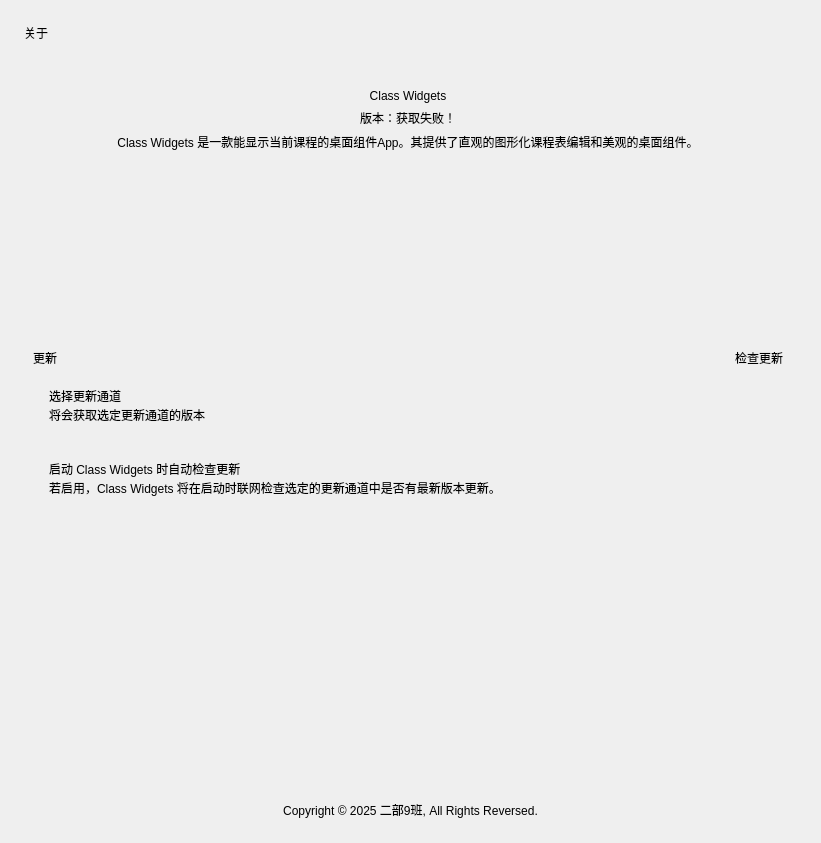
<?xml version="1.0" encoding="UTF-8"?>
<ui version="4.0">
 <class>Form</class>
 <widget class="QWidget" name="Form">
  <property name="geometry">
   <rect>
    <x>0</x>
    <y>0</y>
    <width>821</width>
    <height>843</height>
   </rect>
  </property>
  <property name="windowTitle">
   <string>Form</string>
  </property>
  <layout class="QVBoxLayout" name="verticalLayout_2">
   <property name="spacing">
    <number>18</number>
   </property>
   <property name="leftMargin">
    <number>24</number>
   </property>
   <property name="topMargin">
    <number>24</number>
   </property>
   <property name="rightMargin">
    <number>24</number>
   </property>
   <property name="bottomMargin">
    <number>24</number>
   </property>
   <item>
    <widget class="TitleLabel" name="TitleLabel">
     <property name="text">
      <string>关于</string>
     </property>
    </widget>
   </item>
   <item>
    <widget class="SmoothScrollArea" name="ab_scroll">
     <property name="styleSheet">
      <string notr="true">background: transparent; border: none</string>
     </property>
     <property name="widgetResizable">
      <bool>true</bool>
     </property>
     <widget class="QWidget" name="scrollAreaWidgetContents">
      <property name="geometry">
       <rect>
        <x>0</x>
        <y>0</y>
        <width>773</width>
        <height>735</height>
       </rect>
      </property>
      <layout class="QVBoxLayout" name="verticalLayout_3">
       <property name="rightMargin">
        <number>14</number>
       </property>
       <item>
        <layout class="QVBoxLayout" name="verticalLayout">
         <property name="leftMargin">
          <number>48</number>
         </property>
         <property name="topMargin">
          <number>0</number>
         </property>
         <property name="rightMargin">
          <number>48</number>
         </property>
         <property name="bottomMargin">
          <number>0</number>
         </property>
         <item>
          <layout class="QHBoxLayout" name="horizontalLayout">
           <item>
            <widget class="QLabel" name="label">
             <property name="enabled">
              <bool>true</bool>
             </property>
             <property name="sizePolicy">
              <sizepolicy hsizetype="Minimum" vsizetype="Minimum">
               <horstretch>0</horstretch>
               <verstretch>0</verstretch>
              </sizepolicy>
             </property>
             <property name="maximumSize">
              <size>
               <width>128</width>
               <height>128</height>
              </size>
             </property>
             <property name="styleSheet">
              <string notr="true"/>
             </property>
             <property name="text">
              <string/>
             </property>
             <property name="pixmap">
              <pixmap>../../img/Logo.png</pixmap>
             </property>
             <property name="scaledContents">
              <bool>true</bool>
             </property>
             <property name="alignment">
              <set>Qt::AlignmentFlag::AlignCenter</set>
             </property>
             <property name="wordWrap">
              <bool>true</bool>
             </property>
            </widget>
           </item>
          </layout>
         </item>
         <item>
          <widget class="SubtitleLabel" name="SubtitleLabel">
           <property name="text">
            <string>Class Widgets</string>
           </property>
           <property name="alignment">
            <set>Qt::AlignmentFlag::AlignCenter</set>
           </property>
          </widget>
         </item>
         <item>
          <widget class="BodyLabel" name="version">
           <property name="text">
            <string>版本：获取失败！</string>
           </property>
           <property name="alignment">
            <set>Qt::AlignmentFlag::AlignCenter</set>
           </property>
           <property name="wordWrap">
            <bool>true</bool>
           </property>
          </widget>
         </item>
         <item>
          <widget class="CaptionLabel" name="CaptionLabel_3">
           <property name="text">
            <string>Class Widgets 是一款能显示当前课程的桌面组件App。其提供了直观的图形化课程表编辑和美观的桌面组件。</string>
           </property>
           <property name="alignment">
            <set>Qt::AlignmentFlag::AlignCenter</set>
           </property>
           <property name="wordWrap">
            <bool>true</bool>
           </property>
          </widget>
         </item>
         <item>
          <spacer name="verticalSpacer_2">
           <property name="orientation">
            <enum>Qt::Orientation::Vertical</enum>
           </property>
           <property name="sizeHint" stdset="0">
            <size>
             <width>20</width>
             <height>40</height>
            </size>
           </property>
          </spacer>
         </item>
         <item>
          <layout class="QHBoxLayout" name="horizontalLayout_3">
           <property name="leftMargin">
            <number>0</number>
           </property>
           <property name="rightMargin">
            <number>0</number>
           </property>
          </layout>
         </item>
         <item>
          <layout class="QHBoxLayout" name="horizontalLayout_4">
           <property name="leftMargin">
            <number>0</number>
           </property>
           <property name="rightMargin">
            <number>0</number>
           </property>
          </layout>
         </item>
         <item>
          <layout class="QHBoxLayout" name="horizontalLayout_2">
           <property name="leftMargin">
            <number>0</number>
           </property>
           <property name="rightMargin">
            <number>0</number>
           </property>
          </layout>
         </item>
        </layout>
       </item>
       <item>
        <layout class="QVBoxLayout" name="verticalLayout_5">
         <property name="spacing">
          <number>3</number>
         </property>
         <property name="topMargin">
          <number>12</number>
         </property>
         <item>
          <layout class="QHBoxLayout" name="horizontalLayout_7">
           <item>
            <widget class="SubtitleLabel" name="SubtitleLabel_3">
             <property name="text">
              <string>更新</string>
             </property>
            </widget>
           </item>
           <item>
            <widget class="PrimaryPushButton" name="check_update">
             <property name="sizePolicy">
              <sizepolicy hsizetype="Maximum" vsizetype="Fixed">
               <horstretch>0</horstretch>
               <verstretch>0</verstretch>
              </sizepolicy>
             </property>
             <property name="text">
              <string>检查更新</string>
             </property>
            </widget>
           </item>
          </layout>
         </item>
         <item>
          <widget class="CardWidget" name="CardWidget_3">
           <property name="minimumSize">
            <size>
             <width>0</width>
             <height>70</height>
            </size>
           </property>
           <layout class="QHBoxLayout" name="horizontalLayout_6">
            <property name="leftMargin">
             <number>16</number>
            </property>
            <property name="topMargin">
             <number>16</number>
            </property>
            <property name="rightMargin">
             <number>16</number>
            </property>
            <property name="bottomMargin">
             <number>16</number>
            </property>
            <item>
             <layout class="QVBoxLayout" name="verticalLayout_6">
              <property name="spacing">
               <number>0</number>
              </property>
              <item>
               <widget class="StrongBodyLabel" name="StrongBodyLabel_5">
                <property name="text">
                 <string>选择更新通道</string>
                </property>
               </widget>
              </item>
              <item>
               <widget class="CaptionLabel" name="CaptionLabel_5">
                <property name="text">
                 <string>将会获取选定更新通道的版本</string>
                </property>
                <property name="wordWrap">
                 <bool>false</bool>
                </property>
                <property name="lightColor" stdset="0">
                 <color alpha="150">
                  <red>0</red>
                  <green>0</green>
                  <blue>0</blue>
                 </color>
                </property>
                <property name="darkColor" stdset="0">
                 <color alpha="200">
                  <red>255</red>
                  <green>255</green>
                  <blue>255</blue>
                 </color>
                </property>
               </widget>
              </item>
             </layout>
            </item>
            <item>
             <widget class="ComboBox" name="version_channel">
              <property name="sizePolicy">
               <sizepolicy hsizetype="Maximum" vsizetype="Fixed">
                <horstretch>0</horstretch>
                <verstretch>0</verstretch>
               </sizepolicy>
              </property>
             </widget>
            </item>
           </layout>
          </widget>
         </item>
         <item>
          <widget class="CardWidget" name="CardWidget_12">
           <property name="minimumSize">
            <size>
             <width>0</width>
             <height>70</height>
            </size>
           </property>
           <layout class="QHBoxLayout" name="horizontalLayout_13">
            <property name="leftMargin">
             <number>16</number>
            </property>
            <property name="topMargin">
             <number>16</number>
            </property>
            <property name="rightMargin">
             <number>16</number>
            </property>
            <property name="bottomMargin">
             <number>16</number>
            </property>
            <item>
             <layout class="QVBoxLayout" name="verticalLayout_18">
              <property name="spacing">
               <number>0</number>
              </property>
              <item>
               <widget class="StrongBodyLabel" name="StrongBodyLabel_14">
                <property name="sizePolicy">
                 <sizepolicy hsizetype="Expanding" vsizetype="Preferred">
                  <horstretch>0</horstretch>
                  <verstretch>0</verstretch>
                 </sizepolicy>
                </property>
                <property name="text">
                 <string>启动 Class Widgets 时自动检查更新</string>
                </property>
               </widget>
              </item>
              <item>
               <widget class="CaptionLabel" name="CaptionLabel_12">
                <property name="text">
                 <string>若启用，Class Widgets 将在启动时联网检查选定的更新通道中是否有最新版本更新。</string>
                </property>
                <property name="wordWrap">
                 <bool>true</bool>
                </property>
                <property name="lightColor" stdset="0">
                 <color alpha="150">
                  <red>0</red>
                  <green>0</green>
                  <blue>0</blue>
                 </color>
                </property>
                <property name="darkColor" stdset="0">
                 <color alpha="200">
                  <red>255</red>
                  <green>255</green>
                  <blue>255</blue>
                 </color>
                </property>
               </widget>
              </item>
             </layout>
            </item>
            <item>
             <widget class="SwitchButton" name="auto_check_update" native="true">
              <property name="onText" stdset="0">
               <string>启用</string>
              </property>
              <property name="offText" stdset="0">
               <string>禁用</string>
              </property>
             </widget>
            </item>
           </layout>
          </widget>
         </item>
        </layout>
       </item>
       <item>
        <spacer name="verticalSpacer">
         <property name="orientation">
          <enum>Qt::Orientation::Vertical</enum>
         </property>
         <property name="sizeHint" stdset="0">
          <size>
           <width>20</width>
           <height>106</height>
          </size>
         </property>
        </spacer>
       </item>
      </layout>
     </widget>
    </widget>
   </item>
   <item>
    <widget class="CaptionLabel" name="CaptionLabel_2">
     <property name="text">
      <string>Copyright © 2025 二部9班, All Rights Reversed.</string>
     </property>
     <property name="alignment">
      <set>Qt::AlignmentFlag::AlignCenter</set>
     </property>
     <property name="lightColor" stdset="0">
      <color>
       <red>127</red>
       <green>127</green>
       <blue>127</blue>
      </color>
     </property>
     <property name="darkColor" stdset="0">
      <color>
       <red>185</red>
       <green>185</green>
       <blue>185</blue>
      </color>
     </property>
    </widget>
   </item>
  </layout>
 </widget>
 <customwidgets>
  <customwidget>
   <class>ComboBox</class>
   <extends>QPushButton</extends>
   <header>qfluentwidgets</header>
  </customwidget>
  <customwidget>
   <class>PushButton</class>
   <extends>QPushButton</extends>
   <header>qfluentwidgets</header>
  </customwidget>
  <customwidget>
   <class>PrimaryPushButton</class>
   <extends>PushButton</extends>
   <header>qfluentwidgets</header>
  </customwidget>
  <customwidget>
   <class>SwitchButton</class>
   <extends>QWidget</extends>
   <header>qfluentwidgets</header>
  </customwidget>
  <customwidget>
   <class>CardWidget</class>
   <extends>QFrame</extends>
   <header>qfluentwidgets</header>
   <container>1</container>
  </customwidget>
  <customwidget>
   <class>SmoothScrollArea</class>
   <extends>QScrollArea</extends>
   <header>qfluentwidgets</header>
   <container>1</container>
  </customwidget>
  <customwidget>
   <class>CaptionLabel</class>
   <extends>QLabel</extends>
   <header>qfluentwidgets</header>
  </customwidget>
  <customwidget>
   <class>BodyLabel</class>
   <extends>QLabel</extends>
   <header>qfluentwidgets</header>
  </customwidget>
  <customwidget>
   <class>StrongBodyLabel</class>
   <extends>QLabel</extends>
   <header>qfluentwidgets</header>
  </customwidget>
  <customwidget>
   <class>SubtitleLabel</class>
   <extends>QLabel</extends>
   <header>qfluentwidgets</header>
  </customwidget>
  <customwidget>
   <class>TitleLabel</class>
   <extends>QLabel</extends>
   <header>qfluentwidgets</header>
  </customwidget>
 </customwidgets>
 <resources/>
 <connections/>
</ui>
